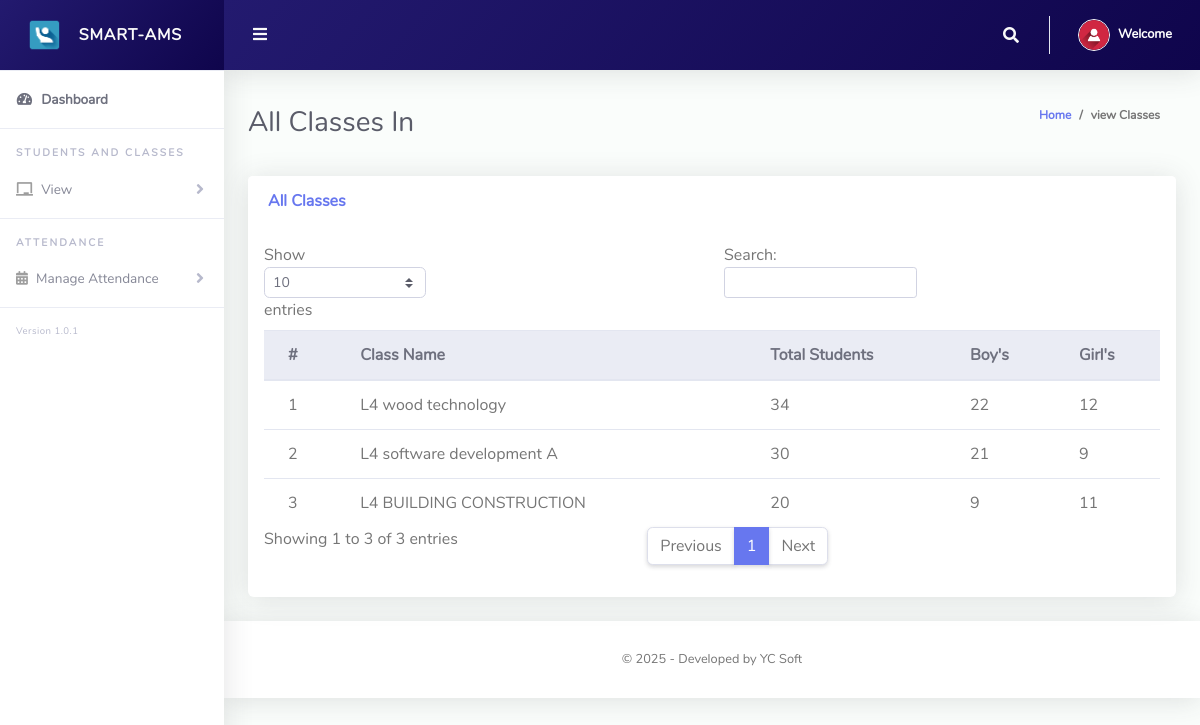
The page /ClassTeacher/viewClasses.php (signed in) on the database its author committed.
### tables this page shows
CREATE TABLE `tblclass` (
  `Id` int(10) NOT NULL,
  `level` varchar(255) NOT NULL,
  `className` varchar(255) NOT NULL,
  `totalStudents` int(255) NOT NULL,
  `boys` int(255) NOT NULL,
  `girls` int(255) NOT NULL,
  `school` varchar(255) NOT NULL
);

### ClassTeacher/viewClasses.php (the view, shortened to what this page needs)
<?php
include '../Includes/dbcon.php';
?>
<!DOCTYPE html>
<html lang="en">
<head>
  <link href="../vendor/fontawesome-free/css/all.min.css" rel="stylesheet" type="text/css">
  <link href="../vendor/bootstrap/css/bootstrap.min.css" rel="stylesheet" type="text/css">
  <link href="css/ruang-admin.min.css" rel="stylesheet">
</head>
<body id="page-top">
  <div id="wrapper">
      <?php include "Includes/sidebar.php";?>
    <div id="content-wrapper" class="d-flex flex-column">
      <div id="content">
       <?php include "Includes/topbar.php";?>
        <div class="container-fluid" id="container-wrapper">
          <div class="d-sm-flex align-items-center justify-content-between mb-4">
            <h1 class="h3 mb-0 text-gray-800">All Classes In <?php echo $s?></h1>
            <ol class="breadcrumb">
              <li class="breadcrumb-item"><a href="./">Home</a></li>
              <li class="breadcrumb-item active" aria-current="page">view Classes</li>
            </ol>
          </div>
          <div class="row">
            <div class="col-lg-12">
                 <div class="row">
              <div class="col-lg-12">
              <div class="card mb-4">
                <div class="card-header py-3 d-flex flex-row align-items-center justify-content-between">
                  <h6 class="m-0 font-weight-bold text-primary">All Classes</h6>
                </div>
                <div class="table-responsive p-3">
                  <table class="table align-items-center table-flush table-hover" id="dataTableHover">
                    <thead class="thead-light">
                      <tr>
                        <th>#</th>
                        <th>Class Name</th>
                        <th>Total Students</th>
                        <th>Boy's</th>
                        <th>Girl's</th>
                      </tr>
                    </thead>
                    <tbody>
                  <?php
                      $query = "SELECT * FROM tblclass where school='$s'
                      ";
                      $rs = $conn->query($query);
                      $num = $rs->num_rows;
                      $sn=0;
                      if($num > 0)
                      {
                        while ($rows = $rs->fetch_assoc())
                          {
                             $sn = $sn + 1;
                            echo"
                              <tr>
                                <td>".$sn."</td>
                                <td>".$rows['className']."</td>
                                <td>".$rows['totalStudents']."</td>
                                <td>".$rows['boys']."</td>
                                <td>".$rows['girls']."</td>
                              </tr>";
                          }
                      }
                      else
                      {
                           echo
                           "<div class='alert alert-danger' role='alert'>
                            No Record Found!
                            </div>";
                      }
                      ?>
                    </tbody>
                  </table>
                </div>
              </div>
            </div>
            </div>
          </div>
        </div>
      </div>
       <?php include "Includes/footer.php";?>
    </div>
  </div>
</body>
</html>

### rows shown on the page
tblclass: className "L4 wood technology", totalStudents "34", boys "22", girls "12"
tblclass: className "L4 software development A", totalStudents "30", boys "21", girls "9"
tblclass: className "L4 BUILDING CONSTRUCTION", totalStudents "20", boys "9", girls "11"
